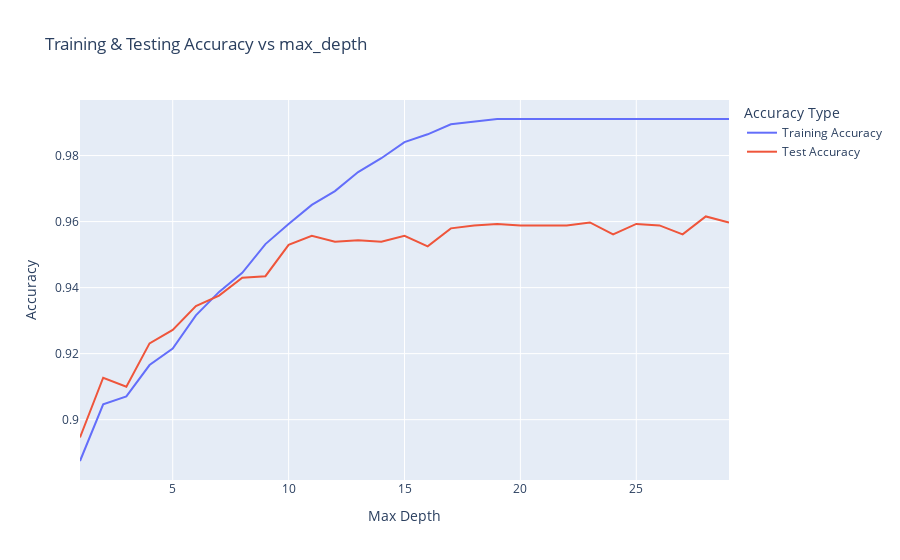

Notebook code cell kept with this figure:
### Code cell
training_accuracy = []
test_accuracy = []
# try max_depth from 1 to 30
depth = range(1,30)
for n in depth:
    tree_test = DecisionTreeClassifier(max_depth=n)

    tree_test.fit(X_train, y_train)
    # record training set accuracy
    training_accuracy.append(tree_test.score(X_train, y_train))
    # record generalization accuracy
    test_accuracy.append(tree_test.score(X_test, y_test))
    

#plotting the training & testing accuracy for max_depth from 1 to 30
# plt.plot(depth, training_accuracy, label="training accuracy")
# plt.plot(depth, test_accuracy, label="test accuracy")
# plt.ylabel("Accuracy")  
# plt.xlabel("max_depth")
# plt.legend();

# using plotly express to plot the training & testing accuracy for max_depth from 1 to 30
# Create a DataFrame to hold training and testing accuracy values
accuracy_df = pd.DataFrame({'max_depth': depth, 'Training Accuracy': training_accuracy, 'Test Accuracy': test_accuracy})

# Create an interactive line chart using Plotly Express
fig = px.line(accuracy_df, x='max_depth', y=['Training Accuracy', 'Test Accuracy'],
              title="Training & Testing Accuracy vs max_depth",
              labels={'max_depth': 'Max Depth', 'value': 'Accuracy', 'variable': 'Accuracy Type'})

# Show the interactive line chart
fig.show()

### Figure 1 — Plotly figure (JSON) as saved in the notebook; plotly's stock layout.template omitted (floating-point values rounded to 4 significant figures)
{"data": [{"hovertemplate": "Accuracy Type=Training Accuracy<br>Max Depth=%{x}<br>Accuracy=%{y}<extra></extra>", "legendgroup": "Training Accuracy", "line": {"color": "#636efa", "dash": "solid"}, "marker": {"symbol": "circle"}, "mode": "lines", "name": "Training Accuracy", "orientation": "v", "showlegend": true, "type": "scatter", "x": [1, 2, 3, 4, 5, 6, 7, 8, 9, 10, 11, 12, 13, 14, 15, 16, 17, 18, 19, 20, 21, 22, 23, 24, 25, 26, 27, 28, 29], "xaxis": "x", "y": [0.8875, 0.9047, 0.907, 0.9165, 0.9215, 0.9316, 0.9387, 0.9445, 0.9532, 0.9593, 0.9651, 0.9692, 0.975, 0.9792, 0.9841, 0.9864, 0.9895, 0.9902, 0.9911, 0.9911, 0.9911, 0.9911, 0.9911, 0.9911, 0.9911, 0.9911, 0.9911, 0.9911, 0.9911], "yaxis": "y"}, {"hovertemplate": "Accuracy Type=Test Accuracy<br>Max Depth=%{x}<br>Accuracy=%{y}<extra></extra>", "legendgroup": "Test Accuracy", "line": {"color": "#EF553B", "dash": "solid"}, "marker": {"symbol": "circle"}, "mode": "lines", "name": "Test Accuracy", "orientation": "v", "showlegend": true, "type": "scatter", "x": [1, 2, 3, 4, 5, 6, 7, 8, 9, 10, 11, 12, 13, 14, 15, 16, 17, 18, 19, 20, 21, 22, 23, 24, 25, 26, 27, 28, 29], "xaxis": "x", "y": [0.8946, 0.9127, 0.91, 0.9231, 0.9272, 0.9344, 0.9376, 0.943, 0.9435, 0.953, 0.9557, 0.9539, 0.9543, 0.9539, 0.9557, 0.9525, 0.9579, 0.9588, 0.9593, 0.9588, 0.9588, 0.9588, 0.9597, 0.9561, 0.9593, 0.9588, 0.9561, 0.9616, 0.9597], "yaxis": "y"}], "layout": {"legend": {"title": {"text": "Accuracy Type"}, "tracegroupgap": 0}, "title": {"text": "Training & Testing Accuracy vs max_depth"}, "xaxis": {"anchor": "y", "domain": [0, 1], "title": {"text": "Max Depth"}}, "yaxis": {"anchor": "x", "domain": [0, 1], "title": {"text": "Accuracy"}}}}
